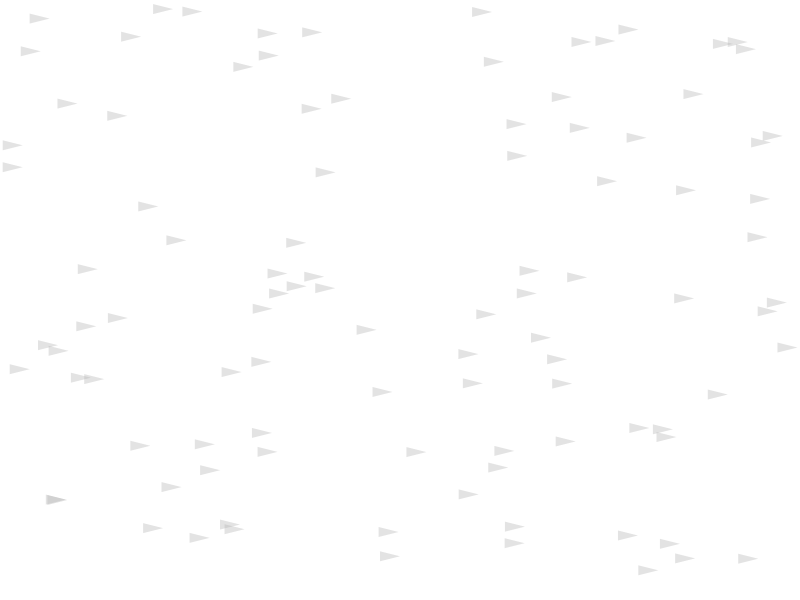
Frame 1 (no input)
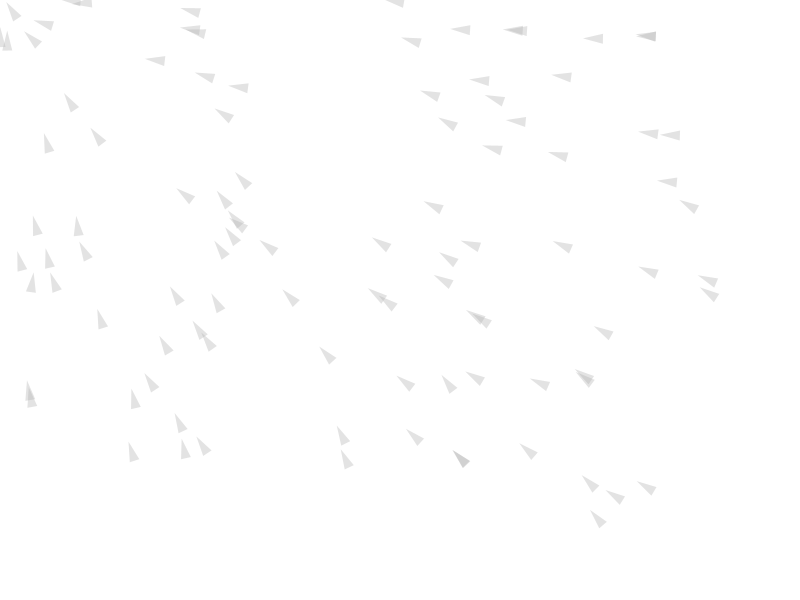
Frame 60 (the mouse pressed at the canvas centre just before this capture)
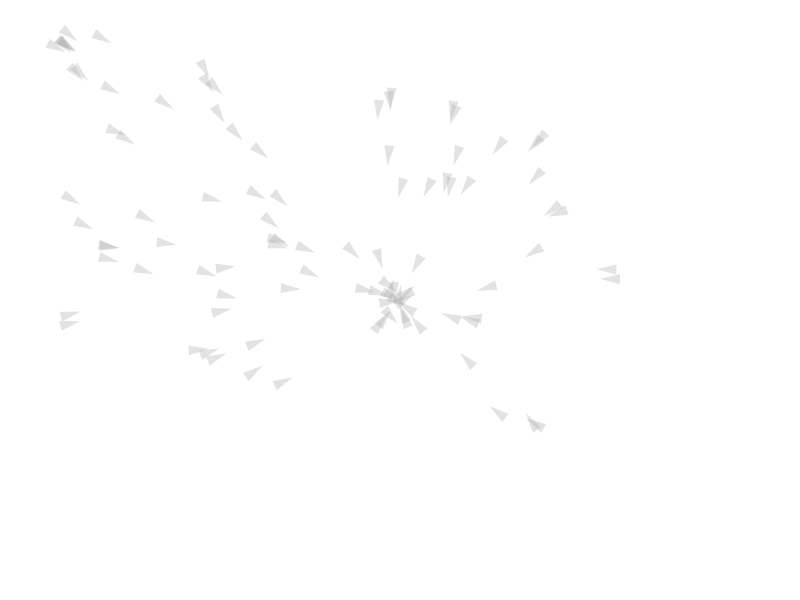
Frame 120 (the mouse held since frame 60 and released just before this capture)

The Processing sketch that drew these frames (run headless with seeded random() and noise(); from frame 60 on, the mouse is pressed at the canvas centre):

// Processing sketch: NotCraschCohesion
// ── NotCraschCohesion.pde
  ArrayList<Vehicle> vehicles;


void setup(){
  size(800,600);
  background(255);
  vehicles = new ArrayList<Vehicle>();
  for(int i = 0; i<100; i++){
    vehicles.add(new Vehicle(random(width),random(height)));
  }
}


void draw(){
  background(255);
  for(Vehicle v : vehicles){
    v.update();
    v.display();
    v.seek(mouseX,mouseY);
    v.separate(vehicles);
    v.cohesion(vehicles);
  }
  
  
}
// ── Vehicle.pde
class Vehicle{
PVector loc;
PVector vel;
PVector acc;
float maxspeed;
float maxforce;
float r;


  Vehicle(float x, float y){
    loc = new PVector(x,y);
    vel = new PVector(0,0);
    acc = new PVector(0,0);
    maxspeed = 3;
    maxforce = .1;
    r = 5;
  }
  

  void update(){
  vel.add(acc);
  vel.limit(maxspeed);
  loc.add(vel);
  acc.mult(0);
  }
  
  void display(){
    float theta = vel.heading2D() + radians(90);
    fill(175, 90);
    noStroke();
    pushMatrix();
    translate(loc.x,loc.y);
    rotate(theta);
    beginShape(TRIANGLES);
    vertex(0, -r*2);
    vertex(-r, r*2);
    vertex(r, r*2);
    endShape();
    popMatrix();
  }
  
  void applyForce(PVector p){
    acc.add(p); 
  }
  
  void seek(float x, float y){
    PVector desired = PVector.sub(new PVector(x,y), loc);
    desired.normalize();
    desired.mult(maxspeed);
    PVector steer = PVector.sub(desired,vel);
    steer.limit(maxforce);
    applyForce(steer);
  }
  
  
  void cohesion(ArrayList<Vehicle> vlist){
    
    float desiredseparation = 50;
    PVector sum = new PVector();
    int count = 0;
    
    for(Vehicle other : vlist){
      float d = PVector.dist(loc, other.loc);
      if((d>0)&&(d<desiredseparation)){
        PVector diff = PVector.sub(other.loc, loc);
        diff.normalize();
        sum.add(diff);
        count++;
      }
     
    }
    if(count > 0){
      sum.div(count);
      sum.setMag(maxspeed);
      PVector steer = PVector.sub(sum, vel);
      steer.limit(maxforce);
      applyForce(steer);
    }
  }
  
  void separate(ArrayList<Vehicle> vlist){
    
    float desiredseparation = 50;
    PVector sum = new PVector();
    int count = 0;
    
    for(Vehicle other : vlist){
      float d = PVector.dist(loc, other.loc);
      if((d>0)&&(d<desiredseparation)){
        PVector diff = PVector.sub(loc, other.loc);
        diff.normalize();
        sum.add(diff);
        count++;
      }
     
    }
    if(count > 0){
      sum.div(count);
      sum.setMag(maxspeed);
      PVector steer = PVector.sub(sum, vel);
      steer.limit(maxforce);
      applyForce(steer);
    }
  }
  
}
